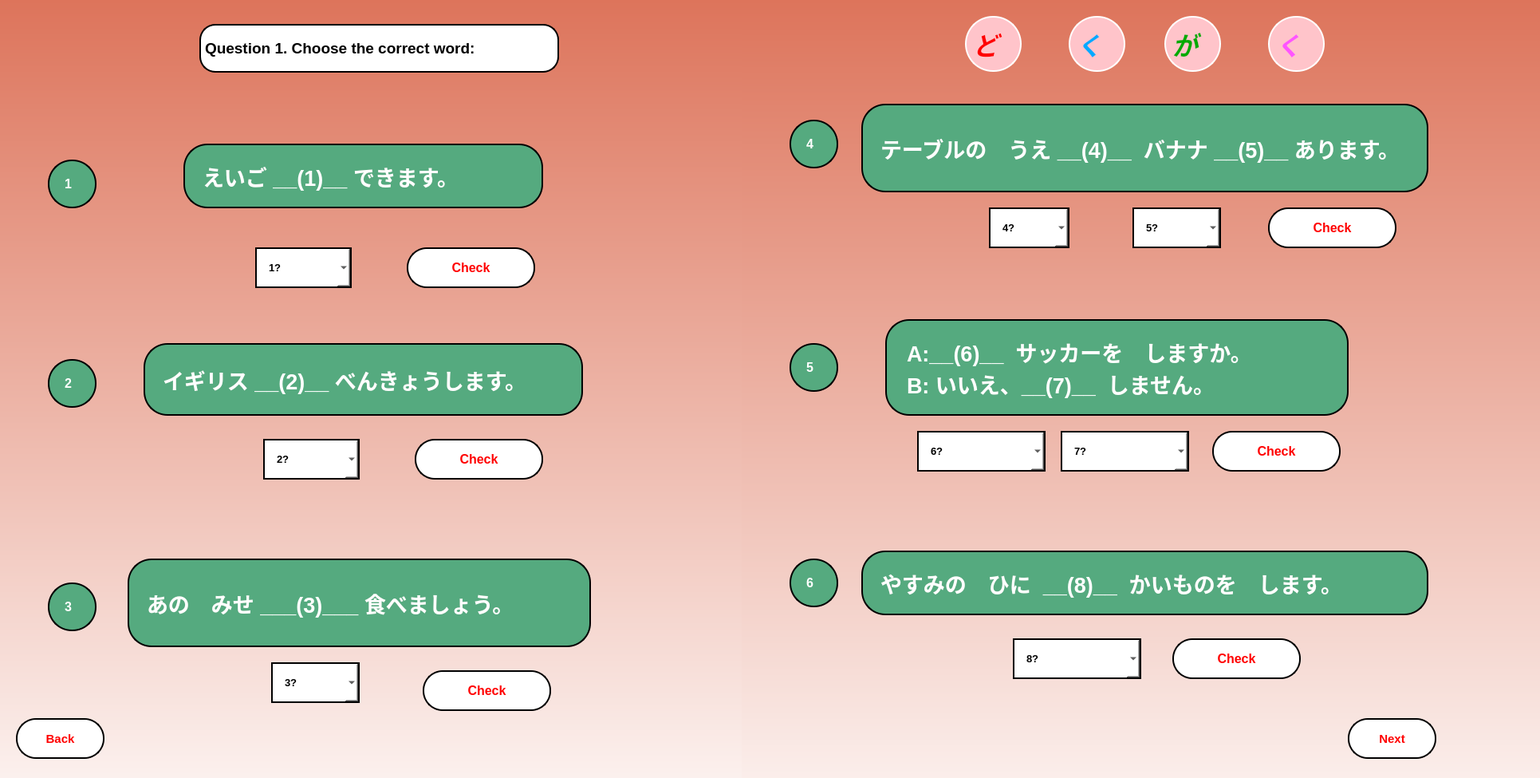
<?xml version="1.0" encoding="UTF-8"?>
<ui version="4.0">
 <class>MainWindow</class>
 <widget class="QMainWindow" name="MainWindow">
  <property name="geometry">
   <rect>
    <x>0</x>
    <y>0</y>
    <width>1931</width>
    <height>975</height>
   </rect>
  </property>
  <property name="windowTitle">
   <string>MainWindow</string>
  </property>
  <widget class="QWidget" name="centralwidget">
   <widget class="QWidget" name="widget" native="true">
    <property name="geometry">
     <rect>
      <x>0</x>
      <y>0</y>
      <width>1931</width>
      <height>1091</height>
     </rect>
    </property>
    <widget class="QWidget" name="widget_2" native="true">
     <property name="geometry">
      <rect>
       <x>0</x>
       <y>0</y>
       <width>1001</width>
       <height>1091</height>
      </rect>
     </property>
     <property name="minimumSize">
      <size>
       <width>55</width>
       <height>51</height>
      </size>
     </property>
     <property name="font">
      <font>
       <family>Palatino Linotype</family>
       <italic>true</italic>
      </font>
     </property>
     <property name="autoFillBackground">
      <bool>false</bool>
     </property>
     <property name="styleSheet">
      <string notr="true">background-color: qlineargradient(spread:repeat, x1:0, y1:0, x2:0, y2:1, stop:0 rgba(221, 116, 91, 255), stop:1 rgba(255, 255, 255, 255));</string>
     </property>
     <widget class="QLabel" name="q1">
      <property name="geometry">
       <rect>
        <x>230</x>
        <y>180</y>
        <width>451</width>
        <height>81</height>
       </rect>
      </property>
      <property name="font">
       <font>
        <pointsize>20</pointsize>
        <weight>75</weight>
        <bold>true</bold>
        <strikeout>false</strikeout>
       </font>
      </property>
      <property name="mouseTracking">
       <bool>false</bool>
      </property>
      <property name="tabletTracking">
       <bool>false</bool>
      </property>
      <property name="acceptDrops">
       <bool>false</bool>
      </property>
      <property name="autoFillBackground">
       <bool>false</bool>
      </property>
      <property name="styleSheet">
       <string notr="true">border-radius: 30px;
border: 2px solid black;
padding: 15px;
background-color: rgb(85, 170, 127);
color: rgb(255, 255, 255);</string>
      </property>
      <property name="text">
       <string>えいご __(1)__ できます。</string>
      </property>
      <property name="scaledContents">
       <bool>false</bool>
      </property>
     </widget>
     <widget class="QLabel" name="label_3">
      <property name="geometry">
       <rect>
        <x>60</x>
        <y>200</y>
        <width>61</width>
        <height>61</height>
       </rect>
      </property>
      <property name="font">
       <font>
        <pointsize>12</pointsize>
        <weight>75</weight>
        <bold>true</bold>
       </font>
      </property>
      <property name="styleSheet">
       <string notr="true">border-radius: 30px;
border: 2px solid black;
padding: 15px;
background-color: rgb(85, 170, 127);
color: rgb(255, 255, 255);</string>
      </property>
      <property name="text">
       <string>1</string>
      </property>
     </widget>
     <widget class="QComboBox" name="ans11_1">
      <property name="geometry">
       <rect>
        <x>320</x>
        <y>310</y>
        <width>121</width>
        <height>51</height>
       </rect>
      </property>
      <property name="font">
       <font>
        <pointsize>10</pointsize>
        <weight>75</weight>
        <bold>true</bold>
       </font>
      </property>
      <property name="styleSheet">
       <string notr="true">border: 2px solid black;
padding: 15px;
background-color: rgb(255, 255, 255);</string>
      </property>
      <item>
       <property name="text">
        <string>1?</string>
       </property>
      </item>
      <item>
       <property name="text">
        <string>が</string>
       </property>
      </item>
      <item>
       <property name="text">
        <string>を</string>
       </property>
      </item>
     </widget>
     <widget class="QLabel" name="label_4">
      <property name="geometry">
       <rect>
        <x>60</x>
        <y>450</y>
        <width>61</width>
        <height>61</height>
       </rect>
      </property>
      <property name="font">
       <font>
        <pointsize>12</pointsize>
        <weight>75</weight>
        <bold>true</bold>
       </font>
      </property>
      <property name="styleSheet">
       <string notr="true">border-radius: 30px;
border: 2px solid black;
padding: 15px;
background-color: rgb(85, 170, 127);
color: rgb(255, 255, 255);</string>
      </property>
      <property name="text">
       <string>2</string>
      </property>
     </widget>
     <widget class="QLabel" name="q2">
      <property name="geometry">
       <rect>
        <x>180</x>
        <y>430</y>
        <width>551</width>
        <height>91</height>
       </rect>
      </property>
      <property name="font">
       <font>
        <pointsize>20</pointsize>
        <weight>75</weight>
        <bold>true</bold>
        <strikeout>false</strikeout>
       </font>
      </property>
      <property name="mouseTracking">
       <bool>false</bool>
      </property>
      <property name="tabletTracking">
       <bool>false</bool>
      </property>
      <property name="acceptDrops">
       <bool>false</bool>
      </property>
      <property name="autoFillBackground">
       <bool>false</bool>
      </property>
      <property name="styleSheet">
       <string notr="true">border-radius: 30px;
border: 2px solid black;
padding: 15px;
background-color: rgb(85, 170, 127);
color: rgb(255, 255, 255);</string>
      </property>
      <property name="text">
       <string>イギリス __(2)__ べんきょうします。</string>
      </property>
      <property name="scaledContents">
       <bool>false</bool>
      </property>
     </widget>
     <widget class="QComboBox" name="ans11_2">
      <property name="geometry">
       <rect>
        <x>330</x>
        <y>550</y>
        <width>121</width>
        <height>51</height>
       </rect>
      </property>
      <property name="font">
       <font>
        <pointsize>10</pointsize>
        <weight>75</weight>
        <bold>true</bold>
       </font>
      </property>
      <property name="styleSheet">
       <string notr="true">border: 2px solid black;
padding: 15px;
background-color: rgb(255, 255, 255);</string>
      </property>
      <item>
       <property name="text">
        <string>2?</string>
       </property>
      </item>
      <item>
       <property name="text">
        <string>で</string>
       </property>
      </item>
      <item>
       <property name="text">
        <string>に</string>
       </property>
      </item>
     </widget>
     <widget class="QLabel" name="label_5">
      <property name="geometry">
       <rect>
        <x>60</x>
        <y>730</y>
        <width>61</width>
        <height>61</height>
       </rect>
      </property>
      <property name="font">
       <font>
        <pointsize>12</pointsize>
        <weight>75</weight>
        <bold>true</bold>
       </font>
      </property>
      <property name="styleSheet">
       <string notr="true">border-radius: 30px;
border: 2px solid black;
padding: 15px;
background-color: rgb(85, 170, 127);
color: rgb(255, 255, 255);</string>
      </property>
      <property name="text">
       <string>3</string>
      </property>
     </widget>
     <widget class="QPushButton" name="check11_1">
      <property name="geometry">
       <rect>
        <x>510</x>
        <y>310</y>
        <width>161</width>
        <height>51</height>
       </rect>
      </property>
      <property name="font">
       <font>
        <pointsize>12</pointsize>
        <weight>75</weight>
        <bold>true</bold>
       </font>
      </property>
      <property name="styleSheet">
       <string notr="true">QPushButton {
border-radius: 25px;
border: 2px solid black;
padding: 15px;
background-color:rgb(255, 255, 255);
color: rgb(255, 0, 0);
}

QPushButton:pressed {
    background-color:rgb(170, 255, 255);
}</string>
      </property>
      <property name="text">
       <string>Check</string>
      </property>
     </widget>
     <widget class="QPushButton" name="check11_2">
      <property name="geometry">
       <rect>
        <x>520</x>
        <y>550</y>
        <width>161</width>
        <height>51</height>
       </rect>
      </property>
      <property name="font">
       <font>
        <pointsize>12</pointsize>
        <weight>75</weight>
        <bold>true</bold>
       </font>
      </property>
      <property name="styleSheet">
       <string notr="true">QPushButton {
border-radius: 25px;
border: 2px solid black;
padding: 15px;
background-color:rgb(255, 255, 255);
color: rgb(255, 0, 0);
}

QPushButton:pressed {
    background-color:rgb(170, 255, 255);
}</string>
      </property>
      <property name="text">
       <string>Check</string>
      </property>
     </widget>
     <widget class="QLabel" name="q2_2">
      <property name="geometry">
       <rect>
        <x>160</x>
        <y>700</y>
        <width>581</width>
        <height>111</height>
       </rect>
      </property>
      <property name="font">
       <font>
        <pointsize>20</pointsize>
        <weight>75</weight>
        <bold>true</bold>
        <strikeout>false</strikeout>
       </font>
      </property>
      <property name="mouseTracking">
       <bool>false</bool>
      </property>
      <property name="tabletTracking">
       <bool>false</bool>
      </property>
      <property name="acceptDrops">
       <bool>false</bool>
      </property>
      <property name="autoFillBackground">
       <bool>false</bool>
      </property>
      <property name="styleSheet">
       <string notr="true">border-radius: 30px;
border: 2px solid black;
padding: 15px;
background-color: rgb(85, 170, 127);
color: rgb(255, 255, 255);</string>
      </property>
      <property name="text">
       <string>あの　みせ ___(3)___ 食べましょう。</string>
      </property>
      <property name="scaledContents">
       <bool>false</bool>
      </property>
     </widget>
     <widget class="QComboBox" name="ans11_3">
      <property name="geometry">
       <rect>
        <x>340</x>
        <y>830</y>
        <width>111</width>
        <height>51</height>
       </rect>
      </property>
      <property name="font">
       <font>
        <pointsize>10</pointsize>
        <weight>75</weight>
        <bold>true</bold>
       </font>
      </property>
      <property name="styleSheet">
       <string notr="true">border: 2px solid black;
padding: 15px;
background-color: rgb(255, 255, 255);</string>
      </property>
      <item>
       <property name="text">
        <string>3?</string>
       </property>
      </item>
      <item>
       <property name="text">
        <string>で</string>
       </property>
      </item>
      <item>
       <property name="text">
        <string>に</string>
       </property>
      </item>
     </widget>
     <widget class="QPushButton" name="check11_3">
      <property name="geometry">
       <rect>
        <x>530</x>
        <y>840</y>
        <width>161</width>
        <height>51</height>
       </rect>
      </property>
      <property name="font">
       <font>
        <pointsize>12</pointsize>
        <weight>75</weight>
        <bold>true</bold>
       </font>
      </property>
      <property name="styleSheet">
       <string notr="true">QPushButton {
border-radius: 25px;
border: 2px solid black;
padding: 15px;
background-color:rgb(255, 255, 255);
color: rgb(255, 0, 0);
}

QPushButton:pressed {
    background-color:rgb(170, 255, 255);
}</string>
      </property>
      <property name="text">
       <string>Check</string>
      </property>
     </widget>
     <widget class="QLabel" name="label">
      <property name="geometry">
       <rect>
        <x>250</x>
        <y>30</y>
        <width>451</width>
        <height>61</height>
       </rect>
      </property>
      <property name="font">
       <font>
        <pointsize>14</pointsize>
        <weight>75</weight>
        <bold>true</bold>
       </font>
      </property>
      <property name="styleSheet">
       <string notr="true">border-radius: 20px;
border: 2px solid black;
background-color: rgb(255, 255, 255);
</string>
      </property>
      <property name="text">
       <string>Question 1. Choose the correct word:</string>
      </property>
     </widget>
     <widget class="QPushButton" name="back_gr11">
      <property name="geometry">
       <rect>
        <x>20</x>
        <y>900</y>
        <width>111</width>
        <height>51</height>
       </rect>
      </property>
      <property name="font">
       <font>
        <pointsize>11</pointsize>
        <weight>75</weight>
        <bold>true</bold>
       </font>
      </property>
      <property name="styleSheet">
       <string notr="true">QPushButton {
border-radius: 25px;
border: 2px solid black;
padding: 15px;
background-color:rgb(255, 255, 255);
color: rgb(255, 0, 0);
}

QPushButton:pressed {
    background-color:rgb(170, 255, 255);
}</string>
      </property>
      <property name="text">
       <string>Back</string>
      </property>
     </widget>
    </widget>
    <widget class="QWidget" name="widget_3" native="true">
     <property name="geometry">
      <rect>
       <x>930</x>
       <y>0</y>
       <width>1001</width>
       <height>1111</height>
      </rect>
     </property>
     <property name="styleSheet">
      <string notr="true">background-color: qlineargradient(spread:repeat, x1:0, y1:0, x2:0, y2:1, stop:0 rgba(221, 116, 91, 255), stop:1 rgba(255, 255, 255, 255));</string>
     </property>
     <widget class="QLabel" name="label_6">
      <property name="geometry">
       <rect>
        <x>60</x>
        <y>150</y>
        <width>61</width>
        <height>61</height>
       </rect>
      </property>
      <property name="font">
       <font>
        <pointsize>12</pointsize>
        <weight>75</weight>
        <bold>true</bold>
       </font>
      </property>
      <property name="styleSheet">
       <string notr="true">border-radius: 30px;
border: 2px solid black;
padding: 15px;
background-color: rgb(85, 170, 127);
color: rgb(255, 255, 255);</string>
      </property>
      <property name="text">
       <string>4</string>
      </property>
     </widget>
     <widget class="QLabel" name="q1_2">
      <property name="geometry">
       <rect>
        <x>150</x>
        <y>130</y>
        <width>711</width>
        <height>111</height>
       </rect>
      </property>
      <property name="font">
       <font>
        <pointsize>20</pointsize>
        <weight>75</weight>
        <bold>true</bold>
        <strikeout>false</strikeout>
        <stylestrategy>PreferDefault</stylestrategy>
       </font>
      </property>
      <property name="cursor">
       <cursorShape>ArrowCursor</cursorShape>
      </property>
      <property name="mouseTracking">
       <bool>true</bool>
      </property>
      <property name="tabletTracking">
       <bool>false</bool>
      </property>
      <property name="acceptDrops">
       <bool>false</bool>
      </property>
      <property name="toolTip">
       <string>&lt;html&gt;&lt;head/&gt;&lt;body&gt;&lt;p&gt;&lt;span style=&quot; font-family:'Noto Sans JP','ヒラギノ角ゴ Pro W3','Hiragino Kaku Gothic Pro','メイリオ','Meiryo','ＭＳ Ｐゴシック','sans-serif'; font-size:20px; color:#717171; background-color:#fffdf7;&quot;&gt;テーブルの うえ           バナナ&lt;/span&gt;&lt;span style=&quot; font-family:'Noto Sans JP','ヒラギノ角ゴ Pro W3','Hiragino Kaku Gothic Pro','メイリオ','Meiryo','ＭＳ Ｐゴシック','sans-serif'; font-size:20px; font-weight:400; color:#717171; background-color:#fffdf7;&quot;/&gt;&lt;span style=&quot; font-family:'Noto Sans JP','ヒラギノ角ゴ Pro W3','Hiragino Kaku Gothic Pro','メイリオ','Meiryo','ＭＳ Ｐゴシック','sans-serif'; font-size:20px; color:#717171; background-color:#fffdf7;&quot;&gt;あります。&lt;/span&gt;&lt;/p&gt;&lt;p&gt;&lt;br/&gt;&lt;span style=&quot; font-family:'Noto Sans JP'; font-size:18px; color:#717171;&quot;/&gt;&lt;span style=&quot; font-family:'Noto Sans JP'; font-size:18px; font-weight:400; color:#717171;&quot;/&gt;&lt;a name=&quot;ui-id-4-button&quot;/&gt;&lt;a href=&quot;https://a1.marugotoweb.jp/en/grammar_topic6_11.php#nogo&quot;&gt;&lt;span style=&quot; font-family:'Verdana','Arial','sans-serif'; font-size:20px; font-weight:400; color:#666666; background-color:#fffdf7; vertical-align:middle;&quot;&gt;&lt;br/&gt;&lt;/span&gt;&lt;/a&gt;&lt;span style=&quot; font-family:'Noto Sans JP'; font-size:18px; font-weight:400; color:#717171;&quot;/&gt;&lt;a name=&quot;ui-id-4-button&quot;/&gt;&lt;a href=&quot;https://a1.marugotoweb.jp/en/grammar_topic6_11.php#nogo&quot;&gt;&lt;span style=&quot; font-family:'Verdana','Arial','sans-serif'; font-size:20px; font-weight:400; color:#666666; background-color:#fffdf7; vertical-align:middle;&quot;&gt;&lt;br/&gt;&lt;/span&gt;&lt;/a&gt;&lt;/p&gt;&lt;/body&gt;&lt;/html&gt;</string>
      </property>
      <property name="autoFillBackground">
       <bool>false</bool>
      </property>
      <property name="styleSheet">
       <string notr="true">border-radius: 30px;
border: 2px solid black;
padding: 15px;
background-color: rgb(85, 170, 127);
color: rgb(255, 255, 255);</string>
      </property>
      <property name="frameShape">
       <enum>QFrame::NoFrame</enum>
      </property>
      <property name="text">
       <string>テーブルの　うえ __(4)__  バナナ __(5)__ あります。</string>
      </property>
      <property name="scaledContents">
       <bool>false</bool>
      </property>
      <property name="wordWrap">
       <bool>true</bool>
      </property>
     </widget>
     <widget class="QComboBox" name="ans11_4_1">
      <property name="geometry">
       <rect>
        <x>310</x>
        <y>260</y>
        <width>101</width>
        <height>51</height>
       </rect>
      </property>
      <property name="font">
       <font>
        <pointsize>10</pointsize>
        <weight>75</weight>
        <bold>true</bold>
       </font>
      </property>
      <property name="styleSheet">
       <string notr="true">border: 2px solid black;
padding: 15px;
background-color: rgb(255, 255, 255);</string>
      </property>
      <item>
       <property name="text">
        <string>4?</string>
       </property>
      </item>
      <item>
       <property name="text">
        <string>で</string>
       </property>
      </item>
      <item>
       <property name="text">
        <string>に</string>
       </property>
      </item>
     </widget>
     <widget class="QComboBox" name="ans11_4_2">
      <property name="geometry">
       <rect>
        <x>490</x>
        <y>260</y>
        <width>111</width>
        <height>51</height>
       </rect>
      </property>
      <property name="font">
       <font>
        <pointsize>10</pointsize>
        <weight>75</weight>
        <bold>true</bold>
       </font>
      </property>
      <property name="styleSheet">
       <string notr="true">border: 2px solid black;
padding: 15px;
background-color: rgb(255, 255, 255);</string>
      </property>
      <item>
       <property name="text">
        <string>5?</string>
       </property>
      </item>
      <item>
       <property name="text">
        <string>が</string>
       </property>
      </item>
      <item>
       <property name="text">
        <string>を</string>
       </property>
      </item>
     </widget>
     <widget class="QLabel" name="label_7">
      <property name="geometry">
       <rect>
        <x>60</x>
        <y>430</y>
        <width>61</width>
        <height>61</height>
       </rect>
      </property>
      <property name="font">
       <font>
        <pointsize>12</pointsize>
        <weight>75</weight>
        <bold>true</bold>
       </font>
      </property>
      <property name="styleSheet">
       <string notr="true">border-radius: 30px;
border: 2px solid black;
padding: 15px;
background-color: rgb(85, 170, 127);
color: rgb(255, 255, 255);</string>
      </property>
      <property name="text">
       <string>5</string>
      </property>
     </widget>
     <widget class="QPushButton" name="check11_4">
      <property name="geometry">
       <rect>
        <x>660</x>
        <y>260</y>
        <width>161</width>
        <height>51</height>
       </rect>
      </property>
      <property name="font">
       <font>
        <pointsize>12</pointsize>
        <weight>75</weight>
        <bold>true</bold>
       </font>
      </property>
      <property name="styleSheet">
       <string notr="true">QPushButton {
border-radius: 25px;
border: 2px solid black;
padding: 15px;
background-color:rgb(255, 255, 255);
color: rgb(255, 0, 0);
}

QPushButton:pressed {
    background-color:rgb(170, 255, 255);
}</string>
      </property>
      <property name="text">
       <string>Check</string>
      </property>
     </widget>
     <widget class="QLabel" name="q1_3">
      <property name="geometry">
       <rect>
        <x>180</x>
        <y>400</y>
        <width>581</width>
        <height>121</height>
       </rect>
      </property>
      <property name="font">
       <font>
        <pointsize>20</pointsize>
        <weight>75</weight>
        <bold>true</bold>
        <strikeout>false</strikeout>
        <stylestrategy>PreferDefault</stylestrategy>
       </font>
      </property>
      <property name="cursor">
       <cursorShape>ArrowCursor</cursorShape>
      </property>
      <property name="mouseTracking">
       <bool>true</bool>
      </property>
      <property name="tabletTracking">
       <bool>false</bool>
      </property>
      <property name="acceptDrops">
       <bool>false</bool>
      </property>
      <property name="toolTip">
       <string>&lt;html&gt;&lt;head/&gt;&lt;body&gt;&lt;p&gt;&lt;br/&gt;&lt;/p&gt;&lt;/body&gt;&lt;/html&gt;</string>
      </property>
      <property name="autoFillBackground">
       <bool>false</bool>
      </property>
      <property name="styleSheet">
       <string notr="true">border-radius: 30px;
border: 2px solid black;
padding: 15px;
background-color: rgb(85, 170, 127);
color: rgb(255, 255, 255);</string>
      </property>
      <property name="frameShape">
       <enum>QFrame::NoFrame</enum>
      </property>
      <property name="text">
       <string>A:__(6)__  サッカーを　しますか。                 B: いいえ、__(7)__  しません。</string>
      </property>
      <property name="scaledContents">
       <bool>false</bool>
      </property>
      <property name="wordWrap">
       <bool>true</bool>
      </property>
      <property name="margin">
       <number>5</number>
      </property>
      <property name="indent">
       <number>10</number>
      </property>
      <property name="openExternalLinks">
       <bool>false</bool>
      </property>
     </widget>
     <widget class="QComboBox" name="ans11_5_1">
      <property name="geometry">
       <rect>
        <x>220</x>
        <y>540</y>
        <width>161</width>
        <height>51</height>
       </rect>
      </property>
      <property name="font">
       <font>
        <pointsize>10</pointsize>
        <weight>75</weight>
        <bold>true</bold>
       </font>
      </property>
      <property name="styleSheet">
       <string notr="true">border: 2px solid black;
padding: 15px;
background-color: rgb(255, 255, 255);</string>
      </property>
      <item>
       <property name="text">
        <string>6?</string>
       </property>
      </item>
      <item>
       <property name="text">
        <string>よく</string>
       </property>
      </item>
      <item>
       <property name="text">
        <string>ぜんぜん</string>
       </property>
      </item>
     </widget>
     <widget class="QPushButton" name="check11_5">
      <property name="geometry">
       <rect>
        <x>590</x>
        <y>540</y>
        <width>161</width>
        <height>51</height>
       </rect>
      </property>
      <property name="font">
       <font>
        <pointsize>12</pointsize>
        <weight>75</weight>
        <bold>true</bold>
       </font>
      </property>
      <property name="styleSheet">
       <string notr="true">QPushButton {
border-radius: 25px;
border: 2px solid black;
padding: 15px;
background-color:rgb(255, 255, 255);
color: rgb(255, 0, 0);
}

QPushButton:pressed {
    background-color:rgb(170, 255, 255);
}</string>
      </property>
      <property name="text">
       <string>Check</string>
      </property>
     </widget>
     <widget class="QComboBox" name="ans11_5_2">
      <property name="geometry">
       <rect>
        <x>400</x>
        <y>540</y>
        <width>161</width>
        <height>51</height>
       </rect>
      </property>
      <property name="font">
       <font>
        <pointsize>10</pointsize>
        <weight>75</weight>
        <bold>true</bold>
       </font>
      </property>
      <property name="styleSheet">
       <string notr="true">border: 2px solid black;
padding: 15px;
background-color: rgb(255, 255, 255);</string>
      </property>
      <item>
       <property name="text">
        <string>7?</string>
       </property>
      </item>
      <item>
       <property name="text">
        <string>よく</string>
       </property>
      </item>
      <item>
       <property name="text">
        <string>あまり</string>
       </property>
      </item>
     </widget>
     <widget class="QLabel" name="label_8">
      <property name="geometry">
       <rect>
        <x>60</x>
        <y>700</y>
        <width>61</width>
        <height>61</height>
       </rect>
      </property>
      <property name="font">
       <font>
        <pointsize>12</pointsize>
        <weight>75</weight>
        <bold>true</bold>
       </font>
      </property>
      <property name="styleSheet">
       <string notr="true">border-radius: 30px;
border: 2px solid black;
padding: 15px;
background-color: rgb(85, 170, 127);
color: rgb(255, 255, 255);</string>
      </property>
      <property name="text">
       <string>6</string>
      </property>
     </widget>
     <widget class="QLabel" name="q2_3">
      <property name="geometry">
       <rect>
        <x>150</x>
        <y>690</y>
        <width>711</width>
        <height>81</height>
       </rect>
      </property>
      <property name="font">
       <font>
        <pointsize>20</pointsize>
        <weight>75</weight>
        <bold>true</bold>
        <strikeout>false</strikeout>
       </font>
      </property>
      <property name="mouseTracking">
       <bool>false</bool>
      </property>
      <property name="tabletTracking">
       <bool>false</bool>
      </property>
      <property name="acceptDrops">
       <bool>false</bool>
      </property>
      <property name="autoFillBackground">
       <bool>false</bool>
      </property>
      <property name="styleSheet">
       <string notr="true">border-radius: 30px;
border: 2px solid black;
padding: 15px;
background-color: rgb(85, 170, 127);
color: rgb(255, 255, 255);</string>
      </property>
      <property name="text">
       <string>やすみの　ひに  __(8)__  かいものを　します。</string>
      </property>
      <property name="scaledContents">
       <bool>false</bool>
      </property>
      <property name="wordWrap">
       <bool>true</bool>
      </property>
     </widget>
     <widget class="QComboBox" name="ans11_6">
      <property name="geometry">
       <rect>
        <x>340</x>
        <y>800</y>
        <width>161</width>
        <height>51</height>
       </rect>
      </property>
      <property name="font">
       <font>
        <pointsize>10</pointsize>
        <weight>75</weight>
        <bold>true</bold>
       </font>
      </property>
      <property name="styleSheet">
       <string notr="true">border: 2px solid black;
padding: 15px;
background-color: rgb(255, 255, 255);</string>
      </property>
      <item>
       <property name="text">
        <string>8?</string>
       </property>
      </item>
      <item>
       <property name="text">
        <string>ときどき</string>
       </property>
      </item>
      <item>
       <property name="text">
        <string>あまり</string>
       </property>
      </item>
     </widget>
     <widget class="QPushButton" name="check11_6">
      <property name="geometry">
       <rect>
        <x>540</x>
        <y>800</y>
        <width>161</width>
        <height>51</height>
       </rect>
      </property>
      <property name="font">
       <font>
        <pointsize>12</pointsize>
        <weight>75</weight>
        <bold>true</bold>
       </font>
      </property>
      <property name="styleSheet">
       <string notr="true">QPushButton {
border-radius: 25px;
border: 2px solid black;
padding: 15px;
background-color:rgb(255, 255, 255);
color: rgb(255, 0, 0);
}

QPushButton:pressed {
    background-color:rgb(170, 255, 255);
}</string>
      </property>
      <property name="text">
       <string>Check</string>
      </property>
     </widget>
     <widget class="QPushButton" name="nextp2_11">
      <property name="geometry">
       <rect>
        <x>760</x>
        <y>900</y>
        <width>111</width>
        <height>51</height>
       </rect>
      </property>
      <property name="font">
       <font>
        <pointsize>11</pointsize>
        <weight>75</weight>
        <bold>true</bold>
       </font>
      </property>
      <property name="styleSheet">
       <string notr="true">QPushButton {
border-radius: 25px;
border: 2px solid black;
padding: 15px;
background-color:rgb(255, 255, 255);
color: rgb(255, 0, 0);
}

QPushButton:pressed {
    background-color:rgb(170, 255, 255);
}</string>
      </property>
      <property name="text">
       <string>Next</string>
      </property>
     </widget>
     <widget class="QLabel" name="label_9">
      <property name="geometry">
       <rect>
        <x>410</x>
        <y>20</y>
        <width>71</width>
        <height>70</height>
       </rect>
      </property>
      <property name="minimumSize">
       <size>
        <width>55</width>
        <height>51</height>
       </size>
      </property>
      <property name="font">
       <font>
        <family>Palatino Linotype</family>
        <pointsize>24</pointsize>
        <weight>75</weight>
        <italic>true</italic>
        <bold>true</bold>
       </font>
      </property>
      <property name="styleSheet">
       <string notr="true">border-radius:35px;
color: rgb(0, 170, 255);
background-color: rgb(255, 196, 202);
border: 2px solid white;
</string>
      </property>
      <property name="text">
       <string>く</string>
      </property>
     </widget>
     <widget class="QLabel" name="label_11">
      <property name="geometry">
       <rect>
        <x>660</x>
        <y>20</y>
        <width>71</width>
        <height>70</height>
       </rect>
      </property>
      <property name="minimumSize">
       <size>
        <width>55</width>
        <height>51</height>
       </size>
      </property>
      <property name="font">
       <font>
        <family>Palatino Linotype</family>
        <pointsize>24</pointsize>
        <weight>75</weight>
        <italic>true</italic>
        <bold>true</bold>
       </font>
      </property>
      <property name="styleSheet">
       <string notr="true">border-radius:35px;
color: rgb(255, 85, 255);
background-color: rgb(255, 196, 202);
border: 2px solid white;
</string>
      </property>
      <property name="text">
       <string>く</string>
      </property>
     </widget>
     <widget class="QLabel" name="label_2">
      <property name="geometry">
       <rect>
        <x>280</x>
        <y>20</y>
        <width>71</width>
        <height>70</height>
       </rect>
      </property>
      <property name="minimumSize">
       <size>
        <width>55</width>
        <height>51</height>
       </size>
      </property>
      <property name="font">
       <font>
        <family>Palatino Linotype</family>
        <pointsize>24</pointsize>
        <weight>75</weight>
        <italic>true</italic>
        <bold>true</bold>
       </font>
      </property>
      <property name="styleSheet">
       <string notr="true">border-radius:35px;
color: rgb(255, 0, 0);
background-color: rgb(255, 196, 202);
border: 2px solid white;
</string>
      </property>
      <property name="text">
       <string>ど</string>
      </property>
     </widget>
     <widget class="QLabel" name="label_10">
      <property name="geometry">
       <rect>
        <x>530</x>
        <y>20</y>
        <width>71</width>
        <height>70</height>
       </rect>
      </property>
      <property name="minimumSize">
       <size>
        <width>55</width>
        <height>51</height>
       </size>
      </property>
      <property name="font">
       <font>
        <family>Palatino Linotype</family>
        <pointsize>24</pointsize>
        <weight>75</weight>
        <italic>true</italic>
        <bold>true</bold>
       </font>
      </property>
      <property name="styleSheet">
       <string notr="true">border-radius:35px;
color: rgb(0, 170, 0);
background-color: rgb(255, 196, 202);
border: 2px solid white;
</string>
      </property>
      <property name="text">
       <string>が</string>
      </property>
     </widget>
    </widget>
   </widget>
  </widget>
 </widget>
 <resources/>
 <connections/>
</ui>
